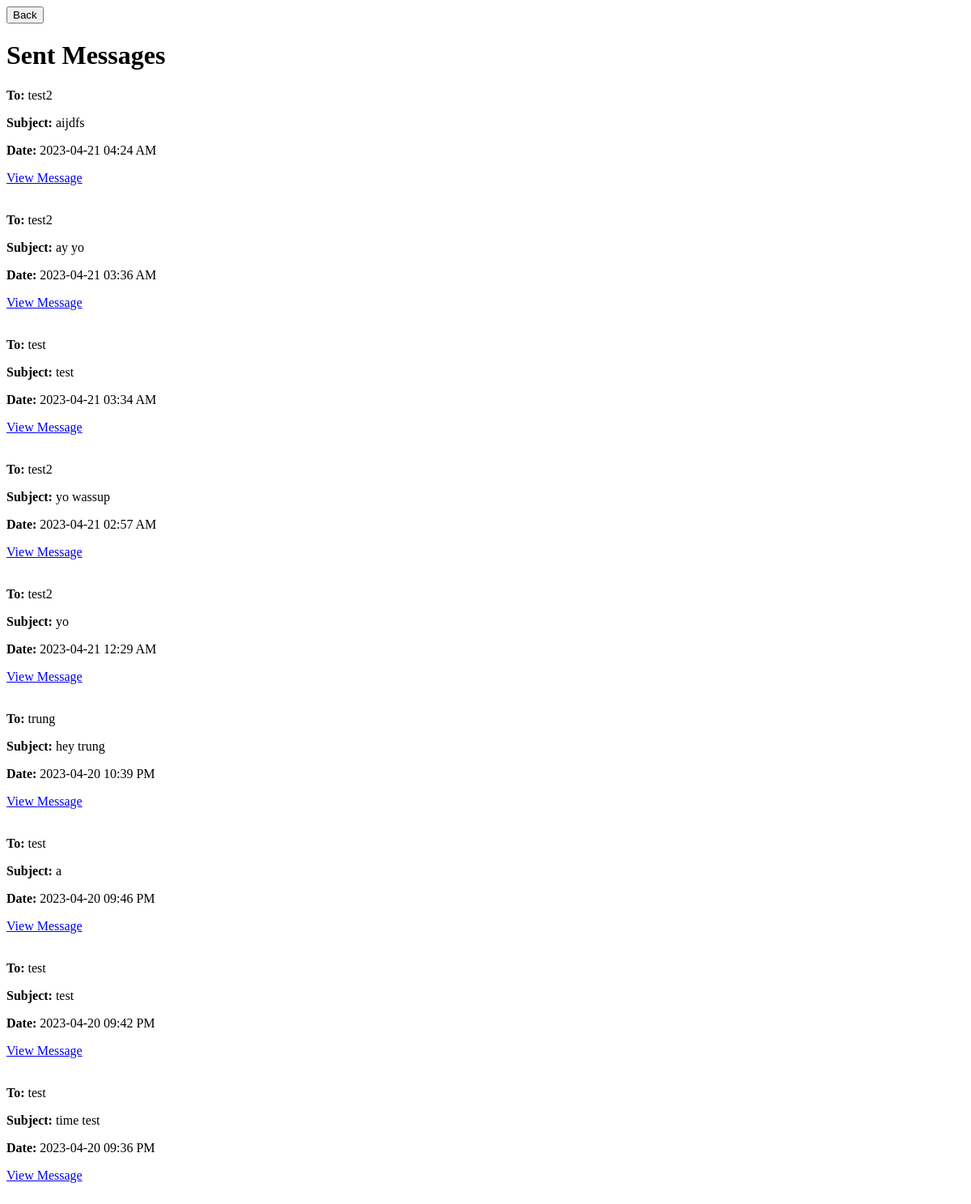
Before: /sent (signed in) with the older database file.
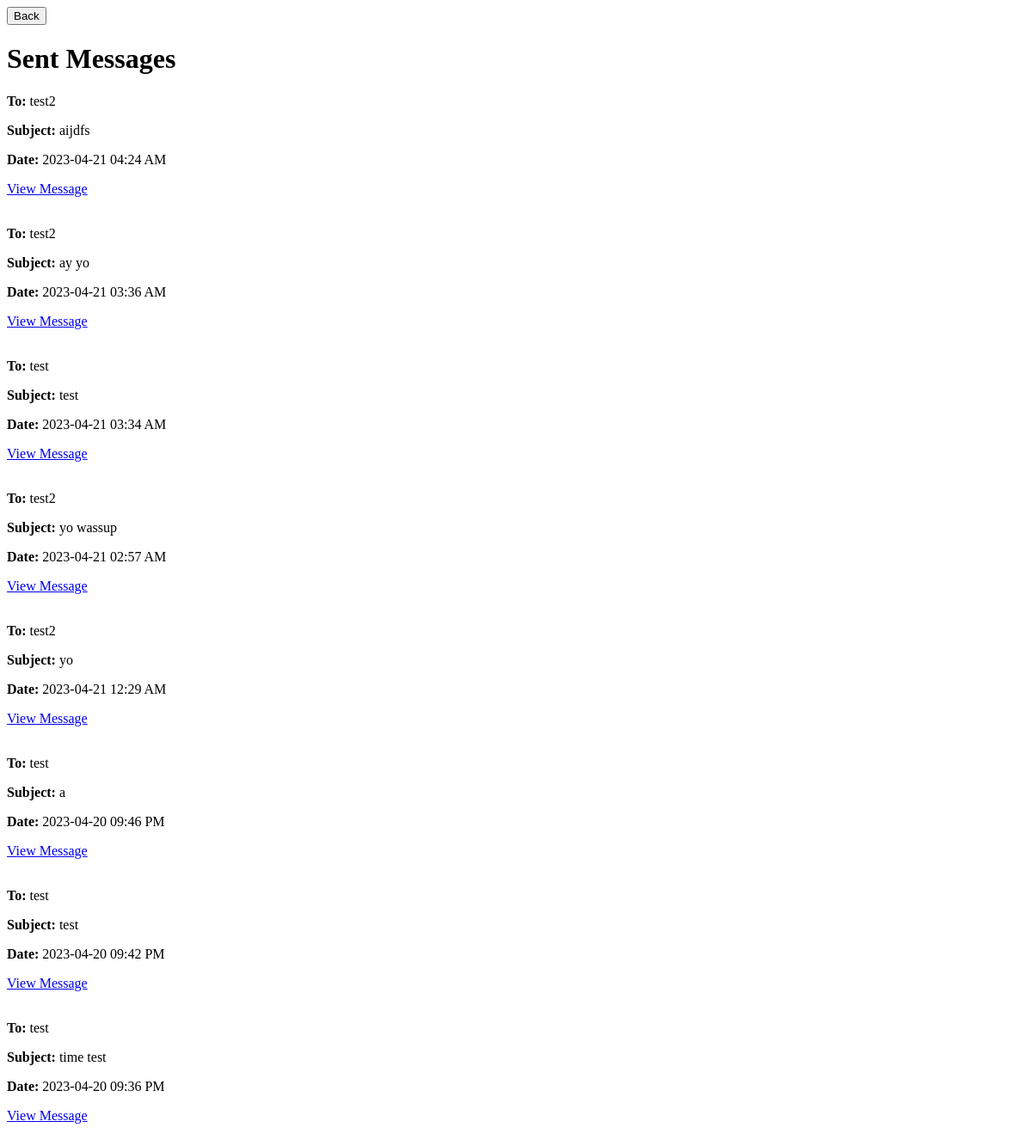
After: the same page with the newer database file.
### app/models.py (models this page shows, shortened)
class Message(db.Model):
    id = db.Column(db.Integer, primary_key=True)
    sender_id = db.Column(db.Integer, db.ForeignKey('user.id'), nullable=False)
    recipient_id = db.Column(db.Integer, db.ForeignKey('user.id'), nullable=False)
    subject = db.Column(db.String(100), nullable=False)
    body = db.Column(db.String(500), nullable=False)
    timestamp = db.Column(db.DateTime, default=datetime.now())
    sender = db.relationship('User', foreign_keys=[sender_id])
    recipient = db.relationship('User', foreign_keys=[recipient_id])

class User(db.Model, UserMixin):
    id = db.Column(db.Integer, primary_key=True)
    username = db.Column(db.String(32), nullable=False)
    password = db.Column(db.String(32), nullable=False)
    email = db.Column(db.String(100), nullable=False)

### app/routes.py (the view)
@myapp_obj.route('/sent')
@login_required
def sent():
    messages = Message.query.filter_by(sender=current_user).order_by(Message.timestamp.desc()).all()
    return render_template('sent.html', messages=messages) #renders the sent messsages page

### app/models.py (called while the page is built)
@login_manager.user_loader
def load_user(user_id):
    return User.query.get(int(user_id))

### app/templates/sent.html
<button class="back-button" onclick="window.history.back()">Back</button>
<h1>Sent Messages</h1>
  {% for message in messages %}
    <div class="message">
      <p><strong>To:</strong> {{ message.recipient.username }}</p>
      <p><strong>Subject:</strong> {{ message.subject }}</p>
      <p><strong>Date:</strong> {{ message.timestamp.strftime('%Y-%m-%d %I:%M %p') }}</p>
      <td><a href="{{ url_for('message', message_id=message.id) }}">View Message</a></td>
      <br>
      <br>
    </div>
  {% endfor %}

Changed rows visible on the page:
removed Message: recipient.username "trung", subject "hey trung", timestamp "2023-04-20 10:39 PM"
